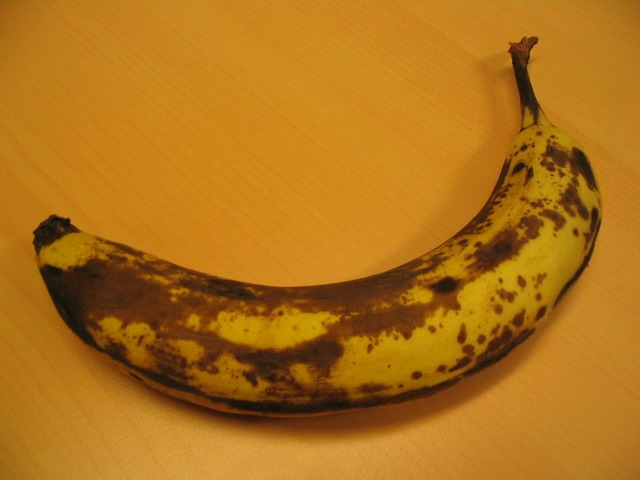
#> input picture images/banana1.jpg, 640 x 480 px
$ jupyter execute --allow-errors grabcut.ipynb
#> lines starting #> are read from the running program, lines starting #| are printed output that depends on the picture
# GrabCut

[cell 1]
import numpy as np
import cv2
from collections import namedtuple
from sklearn.mixture import GaussianMixture
import matplotlib.pyplot as plt
import igraph as ig
import logging
import sys
from tqdm.auto import tqdm as tq

[cell 2]
logging.basicConfig(stream=sys.stdout, level=logging.WARN)

[cell 3]
con = namedtuple('_', ('FIX', 'UNK', 'FG', 'BG'))(1, 0, 1, 0)
NUM_GMM_COMP = 5
GAMMA = 50
LAMDA = 9 * GAMMA
NUM_ITERS = 3
TOL = 1e-3

[cell 4]
class EventHandler:
    """
    Class for handling user input during segmentation iterations
    """

    def __init__(self, flags, img, _types, _alphas, colors):

        self.FLAGS = flags
        self.ix = -1
        self.iy = -1
        self.img = img
        self.img2 = self.img.copy()
        self._types = _types
        self._alphas = _alphas
        self.COLORS = colors

    @property
    def image(self):
        return self.img

    @image.setter
    def image(self, img):
        self.img = img

    @property
    def types(self):
        return self._types

    @types.setter
    def types(self, _types):
        self._types = _types

    @property
    def alphas(self):
        return self._alphas

    @alphas.setter
    def alphas(self, _alphas):
        self._alphas = _alphas

    @property
    def flags(self):
        return self.FLAGS

    @flags.setter
    def flags(self, flags):
        self.FLAGS = flags

    # [52 lines left out: function handler, not called in this run]

[cell 5]
def run(filename, n_components=NUM_GMM_COMP, gamma=GAMMA, lamda=LAMDA,
        num_iters=NUM_ITERS, tol=TOL, connect_diag=True):
    """
    Main loop that implements GrabCut.

    Input
    -----
    filename (str) : Path to image
    """
#> called with filename = '../images/banana1.jpg', n_components = 5, gamma = 50, lamda = 450, num_iters = 3, tol = 0.001, connect_diag = True

    COLORS = {
    'BLACK' : [0,0,0],
    'RED'   : [0, 0, 255],
    'GREEN' : [0, 255, 0],
    'BLUE'  : [255, 0, 0],
    'WHITE' : [255,255,255]
    }

    DRAW_BG = {'color' : COLORS['BLACK'], 'val' : con.BG}
    DRAW_FG = {'color' : COLORS['WHITE'], 'val' : con.FG}

    FLAGS = {
        'RECT' : (0, 0, 1, 1),
        'DRAW_STROKE': False,         # flag for drawing strokes
        'DRAW_RECT' : False,          # flag for drawing rectangle
        'rect_over' : False,          # flag to check if rectangle is  drawn
        'rect_or_mask' : -1,          # flag for selecting rectangle or stroke mode
        'value' : DRAW_FG,            # drawing strokes initialized to mark foreground
    }

    img = cv2.imread(filename)
#> img is the input picture: shape (480, 640, 3); mean B, G, R 25.2, 113.9, 175.1
    img2 = img.copy()
    types = np.zeros(img.shape[:2], dtype = np.uint8)  # whether a pixel is known or unknown
    alphas = np.zeros(img.shape[:2], dtype = np.uint8) # mask is a binary array with : 0 - background pixels
                                                       #                               1 - foreground pixels
    output = np.zeros(img.shape, np.uint8)             # output image to be shown

    # Input and segmentation windows
    cv2.namedWindow('Input Image')
    cv2.namedWindow('Segmented output')

    EventObj = EventHandler(FLAGS, img, types, alphas, COLORS)
#> in __init__, `self._types = _types`: self._types: shape (480, 640); every value is 0
    cv2.setMouseCallback('Input Image', EventObj.handler)
    cv2.moveWindow('Input Image', img.shape[1] + 10, 90)

    while(1):

        img = EventObj.image
        types = EventObj.types
        alphas = EventObj.alphas
        FLAGS = EventObj.flags
#> FLAGS = 6 items
        cv2.imshow('Segmented image', output)
        cv2.imshow('Input Image', img)

        k = cv2.waitKey(1)
#> (key Esc is pressed here)
#> call 2 of run, with filename = '../images/llama.jpg', n_components = 5, gamma = 1, lamda = 450, num_iters = 3, tol = 0.001, connect_diag = True
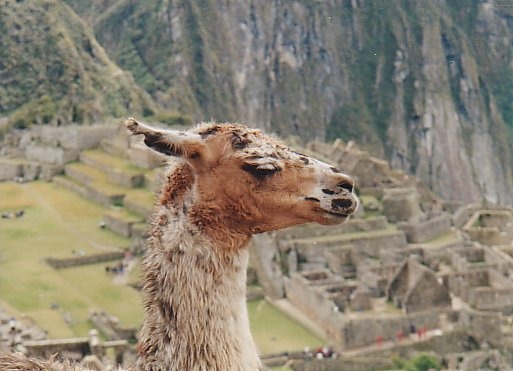
#> input picture images/llama.jpg, 513 x 371 px
#> in run, img is the input picture: shape (371, 513, 3); mean B, G, R 114.9, 130.7, 139.5
#> in __init__ (call 2), `self._types = _types`: self._types: shape (371, 513); every value is 0
#> (key Enter is pressed here)

        # key bindings
        if k == 27:
            # esc to exit
            break

        elif k == ord('0'):
            # Strokes for background
            FLAGS['value'] = DRAW_BG

        elif k == ord('1'):
            # FG drawing
            FLAGS['value'] = DRAW_FG

        elif k == ord('r'):
            # reset everything
            FLAGS['RECT'] = (0, 0, 1, 1)
            FLAGS['DRAW_STROKE'] = False
            FLAGS['DRAW_RECT'] = False
            FLAGS['rect_or_mask'] = -1
            FLAGS['rect_over'] = False
            FLAGS['value'] = DRAW_FG
            img = img2.copy()
            types = np.zeros(img.shape[:2], dtype = np.uint8)
            alphas = np.zeros(img.shape[:2], dtype = np.uint8)
            EventObj.image = img
            EventObj.types = types
            EventObj.alphas = alphas
            output = np.zeros(img.shape, np.uint8)

        elif k == 13:
            # Press carriage return to initiate segmentation

            #-------------------------------------------------#
            # Implement GrabCut here.                         #
            # Function should return a mask which can be used #
            # to segment the original image as shown on L90   #
            #-------------------------------------------------#
            alphas = grab_cut(img2, types, alphas, n_components, gamma, lamda, num_iters, tol, connect_diag)
            EventObj.alphas = alphas


        EventObj.flags = FLAGS
        mask2 = np.where((alphas == 1), 255, 0).astype('uint8')
        output = cv2.bitwise_and(img2, img2, mask = mask2)

# The GrabCut Algorithm

The grabcut algorithm addresses the problem of efficient, interactive extraction of a foreground object in a complex environment, whose background cannot be trivially subtracted. The result of the algorithm is an alpha-matte, a binary mask which denotes the foreground and background pixels. The algorithm steers clear of estimating transparency values because of the complexity of the problem, and uses a border-matting (edge-softening technique that we do not implement here.

The algorithm builds upon the GraphCut algorithm, iteratively applying the latter along with several other modifications. The algorithm boasts producing delightfully accurate mattes with minimal and very convenient user interaction.

The algorithm works as follows:
- The algorithm, at any point in time, maintains a set of pixels known to be either in the background ($T_B$) or in the foreground ($T_F$). The rest of the pixels, $T_U$ are unknown and are the ones whose $\alpha$ value is to be estimated.
- At any point in time, the algorithm maintains, for every pixel, an $\alpha$ value which indicates whether the pixel $p$ is in the foreground ($\alpha_p=1$) or in the background ($\alpha_p=0$). These are iteratively refined for pixels in $T_U$ and are fixed for the rest.
- Using all the foreground and background pixels (estimated and known) currently, the algorithm estimates two gaussian mixtures, one for the foreground and background respectively. These are used to estimate the *probability* of a pixel being in the background or in the foreground independent of all other pixels. The algorithm also considers the continuity or smoothness between these pixels - neighbouring pixels have a higher probability of having the same alpha label, except at the object boundary.
- The algorithm calculates a Gibbs Energy:
$$\mathbf{E}(\underline{\alpha}, \mathbf{k}, \underline{\theta}, \mathbf{z}) = U(\underline{\alpha}, \mathbf{k}, \underline{\theta}, \mathbf{z}) + V(\underline{\alpha}, \mathbf{z})$$
where $\mathbf{k}$, $\underline{\theta}$, $\mathbf{z}$ refer to the GMM component assignments, the GMM parameters and the pixel values respectively.
- The data term, $U$, calculated as the negative log score of a pixel according the the GMM corresponding to its current $\alpha$ value, summed over all pives, deals with the individual likeness of a pixel to belong to the foreground or the background, while the smoothness term, $V$ deals with continuity between pairs of neighbouring pixels.
$$ V(\underline{\alpha}, \mathbf{z}) = \gamma \sum_{(m, n) \in neighbours}indicate(\alpha_n \neq \alpha_m) e^{-\beta||z_m - z_n||_{2}^{2}} $$
- The algorithm then tries to iteratively minimise this energy using the mincut of a graph, as in graphcut.
- The algorithm further allows the user to refine the results by marking pixels as foreground or background again, following which, the energy minimisation is rerun once using the last estimated GMMs. **Optionally, the algorithm allows the entire iterative minimisation to be repeated - which is what we implement here, preferring accuracy  over runtime.**

## Implementation Details
- We use eight-connectivity by default, calculating $\beta$ as the inverse of twice the average of $||z_m - z_n||_{2}^{2}$ over all edges in the graph (neighbouring pixels).
- The capacity of edges connecting known foreground pixels to the source and known background pixels to the sink is set to $9$ times the value of $\gamma$, ensuring that it is large enough (for both four- and eight- connectivity) for the edge to never get cut.
- We skip the indicator term from the smoothness energy, allowing all neighbouring pixels to be connected, irrespective of whether they are at the object boundary or not. This improves results by allowing pixels in the internal regions of the object to force neighbouring pixels towards itself.
- As stated above, we rerun the entire iterative optimisation again after user refinement (which is optional according to the original algorithm), favouring accuracy over runtime.
- By default, we use $\gamma=50$ and $3$ iterations of grabcut, with a tolerance of change for the mincut value.

[cell 6]
def fit_gmms(img, alphas, n_components):
    fg = GaussianMixture(n_components=n_components)
    fg.fit(img[alphas == con.FG].reshape((-1, img.shape[-1])))

    bg = GaussianMixture(n_components=n_components)
    bg.fit(img[alphas == con.BG].reshape((-1, img.shape[-1])))

    return fg, bg

# [90 lines left out: function graph_cut, not called in this run]


def grab_cut(img_, types_, alphas_, n_components, gamma, lamda,
             num_iters, tol, connect_diag):

#> called with n_components = 5, gamma = 1, lamda = 450, num_iters = 3, tol = 0.001, connect_diag = True
    logging.debug('GRAB CUT')
    img = img_.copy().astype(np.float32)
    types = types_.copy() # types tells whether the pixel is fixed or unknown
    alphas = alphas_.copy() # alphas tells whether the pixel is fg or bg according to fixed or current estimate

    # calculate beta
    logging.info('CALC BETA')
    beta = 0
    for i in range(img.shape[0]):
        for j in range(img.shape[1]):
            if i > 0:
                diff = img[i, j] - img[i-1, j]
                beta += diff.dot(diff)
            if j > 0:
                diff = img[i, j] - img[i, j-1]
                beta += diff.dot(diff)
            if connect_diag:
                if i > 0 and j > 0:
                    diff = img[i, j] - img[i-1, j-1]
                    beta += diff.dot(diff)
                if i > 0 and j < img.shape[1] - 1:
                    diff = img[i, j] - img[i-1, j+1]
                    beta += diff.dot(diff)
#> after the loop, beta = 397124716
    if connect_diag:
        beta /= (4 * img.shape[0] * img.shape[1] - 3 * img.shape[0] - 3 * img.shape[1] + 2)
#> beta = 523.5
    else:
        beta /= (2 * img.shape[0] * img.shape[1] - img.shape[0] - img.shape[1])
    beta *= 2
#> beta = 1046.9
    beta = 1 / beta
#> beta = 0.000955

    prev_flow = -1
    for _ in tq(range(num_iters)):
        fg_gmm, bg_gmm = fit_gmms(img, alphas, n_components)
        flow, alphas = graph_cut(img, types, alphas, fg_gmm, bg_gmm, beta, gamma, lamda, connect_diag)

        if prev_flow != -1 and abs(prev_flow - flow) < tol:
            break

        prev_flow = flow

    logging.info('DONE')
    return alphas

[cell 7]
if __name__ == '__main__':
    filename = '../images/banana1.jpg'              # Path to image file
    try:
        run(filename)
    finally:
        cv2.destroyAllWindows()

## Some Results

Here, we vary different parameters to see their effect on the performance of the algorithm qualitatively (due to the absence of ground truth segmentation masks required for any quantitative analysis), which, for this specific problem, easily gives a very good idea of the performance of the algorithm. It is evident from the start that the algorithm can handle some very challenging situations (such as noisy backgrounds and foregrounds) really well, even in just a few iterations and with imperfect user input.

**Run-1: ** Default parameters, no user refinement.

**Run-2: ** Default parameters, with user refinement.


This one is challenging because of the similarity in colours of the foreground and background pixels. The boundary (smoothness) term in the Gibbs Energy plays an important role here.

## Effect of Parameters and Variations

### Effect of $\gamma$
$\gamma$ weights the boundary edges against the region edges. A larger $\gamma$ makes it harder for boundary edges to be cut, placing more importance on continuity over the individual susceptibility of a pixel to belong to the foreground or background. Here, we run the algorithm with $\gamma$ set to $50$ on the higher side and $1$ on the lower side on the `llama.jpg` image.

[cell 8]
filename = '../images/llama.jpg'
#> (the rest of this cell did not finish here and is left out)

finally:
    cv2.destroyAllWindows()

**Run 1: ** $\gamma = 50$

**Run 2: ** $\gamma = 1$

Here, we notice that in the second run, a lot of the background which is *similarily coloured as the subject,* is labelled as the foreground. This is because by setting $\gamma=1$, we lower the weight of the boundary edges, letting them be easily cut. This places more importance on the individual resemblance of a pixel to the mainstream foreground and background colours - allowing parts of the background similarily coloured as the object to be classified as the foreground - even though they are discontinuously placed.

### Effect of four- and eight- connectivity

The graphcut algorithm which is at the heart of grabcut uses a graph model to represent connections between neighbouring pixels. The neighbourhood of a pixel can be defined as the four or pixels surrounding it, among other ways. Which method is used affects the strength of boundary relations - which play an important role in the tendency of the algorithm to categorise continuous regions similarly. The two-fold change in number of edges in the graph affects the time taken by the mincut algorithm to run as well. Here we run the algorithm with four- and eight- connectivity on `llama.jpg` with a reduced value of $\gamma$ to highten the visibility of the effect.

[cell 9]
filename = '../images/llama.jpg'
#> (the rest of this cell did not finish here and is left out)

#> in flags, `self.FLAGS = flags`: self.FLAGS = 6 items
    run(filename, gamma=10, connect_diag=False)
finally:
    cv2.destroyAllWindows()

**Run 1: Eight-Connectivity**

**Run 2: Four-Connectivity**

We again notice a tendency of regions of the background similar in colour to the object being categorised as the foreground. This is because a decrease in number of edges and connectivity of the graph places more weight on the region terms of the energy function, giving more importance to the colour (and hence likeness to the background and foreground colour models) of an individual pixel rather than its relation to the surrounding region. We also notice noisy and rough edges because of the same effect - each pixel's individual colour becomes more important. This is further visible in the segmentation of the image `elefant.jpg`.

[cell 10]
filename = '../images/elefant.jpg'
try:
    run(filename, gamma=10, connect_diag=True)
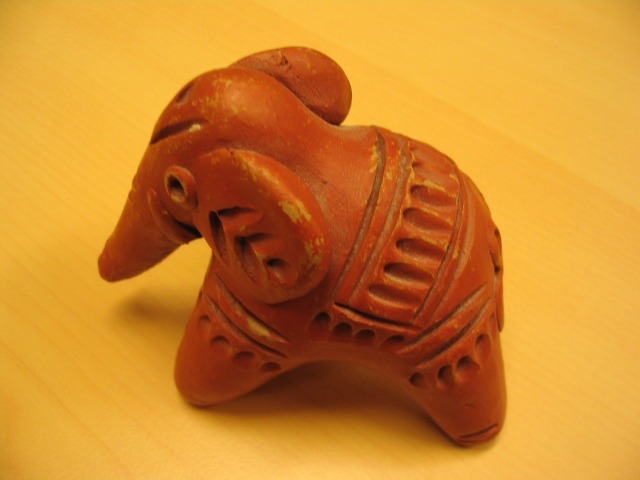
#> input picture images/elefant.jpg, 640 x 480 px
#> in run, img is the input picture: shape (480, 640, 3); mean B, G, R 45.9, 133.8, 205.5
